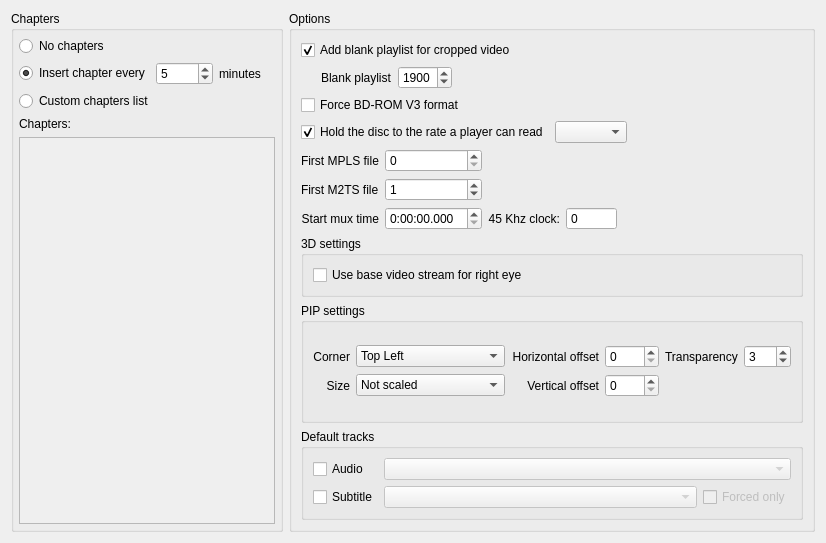
      <widget class="QWidget" name="tab_2">
       <attribute name="title">
        <string>Blu-ray</string>
       </attribute>
       <layout class="QHBoxLayout" name="horizontalLayout_5">
        <item>
         <widget class="QGroupBox" name="groupBox_3">
          <property name="title">
           <string>Chapters</string>
          </property>
          <layout class="QVBoxLayout" name="verticalLayout_11">
           <property name="margin">
            <number>5</number>
           </property>
           <item>
            <widget class="QRadioButton" name="radioButtonNoChapters">
             <property name="text">
              <string>No chapters</string>
             </property>
            </widget>
           </item>
           <item>
            <layout class="QHBoxLayout" name="horizontalLayout_6">
             <item>
              <widget class="QRadioButton" name="radioButtonAutoChapter">
               <property name="text">
                <string>Insert chapter every</string>
               </property>
               <property name="checked">
                <bool>true</bool>
               </property>
              </widget>
             </item>
             <item>
              <widget class="QSpinBox" name="spinEditChapterLen">
               <property name="minimum">
                <number>1</number>
               </property>
               <property name="maximum">
                <number>9999</number>
               </property>
               <property name="value">
                <number>5</number>
               </property>
              </widget>
             </item>
             <item>
              <widget class="QLabel" name="label_4">
               <property name="text">
                <string>minutes</string>
               </property>
              </widget>
             </item>
            </layout>
           </item>
           <item>
            <widget class="QRadioButton" name="radioButtonCustomChapters">
             <property name="text">
              <string>Custom chapters list</string>
             </property>
            </widget>
           </item>
           <item>
            <widget class="QLabel" name="label_9">
             <property name="text">
              <string>Chapters:</string>
             </property>
            </widget>
           </item>
           <item>
            <widget class="QPlainTextEdit" name="memoChapters">
             <property name="enabled">
              <bool>false</bool>
             </property>
             <property name="tabChangesFocus">
              <bool>true</bool>
             </property>
             <property name="tabStopDistance">
              <number>20</number>
             </property>
            </widget>
           </item>
          </layout>
         </widget>
        </item>
        <item>
         <widget class="QGroupBox" name="BDOptionsGroupBox">
          <property name="title">
           <string>Options</string>
          </property>
          <layout class="QVBoxLayout" name="verticalLayout_19">
           <item>
            <widget class="QCheckBox" name="checkBoxBlankPL">
             <property name="text">
              <string>Add blank playlist for cropped video</string>
             </property>
             <property name="checked">
              <bool>true</bool>
             </property>
            </widget>
           </item>
           <item>
            <layout class="QHBoxLayout" name="horizontalLayout_32">
             <item>
              <spacer name="horizontalSpacer_22">
               <property name="orientation">
                <enum>Qt::Horizontal</enum>
               </property>
               <property name="sizeType">
                <enum>QSizePolicy::Fixed</enum>
               </property>
               <property name="sizeHint" stdset="0">
                <size>
                 <width>20</width>
                 <height>20</height>
                </size>
               </property>
              </spacer>
             </item>
             <item>
              <widget class="QLabel" name="BlackplaylistLabel">
               <property name="text">
                <string>Blank playlist</string>
               </property>
              </widget>
             </item>
             <item>
              <widget class="QSpinBox" name="BlackplaylistCombo">
               <property name="minimumSize">
                <size>
                 <width>18</width>
                 <height>0</height>
                </size>
               </property>
               <property name="maximum">
                <number>1999</number>
               </property>
               <property name="value">
                <number>1900</number>
               </property>
              </widget>
             </item>
             <item>
              <spacer name="horizontalSpacer_23">
               <property name="orientation">
                <enum>Qt::Horizontal</enum>
               </property>
               <property name="sizeHint" stdset="0">
                <size>
                 <width>40</width>
                 <height>20</height>
                </size>
               </property>
              </spacer>
             </item>
            </layout>
           </item>
           <item>
             <widget class="QCheckBox" name="checkBoxV3">
               <property name="text">
                 <string>Force BD-ROM V3 format</string>
               </property>
               <property name="checked">
                 <bool>false</bool>
               </property>
             </widget>
           </item>
           <item>
            <layout class="QHBoxLayout" name="horizontalLayoutRateLimit">
             <item>
             <widget class="QCheckBox" name="checkBoxRateLimit">
               <property name="text">
                 <string>Hold the disc to the rate a player can read</string>
               </property>
               <property name="toolTip">
                 <string>A Blu-ray drive only has to supply 48 Mbit/s, and a UHD drive 109. Muxing can ask for more than that in bursts, even from a source that was itself a disc, and such an image plays from a hard disk but may stutter or refuse to start on a standalone player. This paces the disc to the limit, which is what a Blu-ray is authored to. Turn it off only if you know you want the image faster than a player can read.</string>
               </property>
               <property name="checked">
                 <bool>true</bool>
               </property>
             </widget>
             </item>
             <item>
              <widget class="QComboBox" name="comboRateLimit">
               <property name="sizeAdjustPolicy">
                <enum>QComboBox::AdjustToContents</enum>
               </property>
              </widget>
             </item>
             <item>
              <spacer name="horizontalSpacerRateLimit">
               <property name="orientation">
                <enum>Qt::Horizontal</enum>
               </property>
               <property name="sizeHint" stdset="0">
                <size><width>40</width><height>20</height></size>
               </property>
              </spacer>
             </item>
            </layout>
           </item>
           <item>
            <layout class="QGridLayout" name="gridLayout_10">
             <item row="0" column="0">
              <widget class="QLabel" name="label">
               <property name="text">
                <string>First MPLS file</string>
               </property>
               <property name="alignment">
                <set>Qt::AlignLeading|Qt::AlignLeft|Qt::AlignVCenter</set>
               </property>
              </widget>
             </item>
             <item row="0" column="1">
              <widget class="QSpinBox" name="spinBoxMplsNum">
               <property name="sizePolicy">
                <sizepolicy hsizetype="Minimum" vsizetype="Fixed">
                 <horstretch>0</horstretch>
                 <verstretch>0</verstretch>
                </sizepolicy>
               </property>
               <property name="maximum">
                <number>1999</number>
               </property>
              </widget>
             </item>
             <item row="1" column="0">
              <widget class="QLabel" name="label_10">
               <property name="text">
                <string>First M2TS file</string>
               </property>
               <property name="alignment">
                <set>Qt::AlignLeading|Qt::AlignLeft|Qt::AlignVCenter</set>
               </property>
              </widget>
             </item>
             <item row="1" column="1">
              <widget class="QSpinBox" name="spinBoxM2tsNum">
               <property name="sizePolicy">
                <sizepolicy hsizetype="Minimum" vsizetype="Fixed">
                 <horstretch>0</horstretch>
                 <verstretch>0</verstretch>
                </sizepolicy>
               </property>
               <property name="toolTip">
                <string>Number of the first clip (BDMV/STREAM/00001.m2ts). 1 by default: a clip with the same number as the playlist (00000.mpls and 00000.m2ts) makes some media managers, such as tinyMediaManager, read the playlist instead of the film, so they find no video or codecs in the ISO.</string>
               </property>
               <property name="maximum">
                <number>99999</number>
               </property>
               <property name="value">
                <number>1</number>
               </property>
              </widget>
             </item>
             <item row="2" column="1">
              <widget class="QTimeEdit" name="muxTimeEdit">
               <property name="displayFormat">
                <string notr="true">H:mm:ss.zzz</string>
               </property>
              </widget>
             </item>
             <item row="2" column="0">
              <widget class="QLabel" name="label_20">
               <property name="text">
                <string>Start mux time</string>
               </property>
               <property name="alignment">
                <set>Qt::AlignRight|Qt::AlignTrailing|Qt::AlignVCenter</set>
               </property>
              </widget>
             </item>
             <item row="2" column="3">
              <widget class="QSpinBox" name="muxTimeClock">
               <property name="buttonSymbols">
                <enum>QAbstractSpinBox::NoButtons</enum>
               </property>
               <property name="suffix">
                <string/>
               </property>
               <property name="prefix">
                <string/>
               </property>
               <property name="maximum">
                <number>2147483647</number>
               </property>
              </widget>
             </item>
             <item row="2" column="2">
              <widget class="QLabel" name="label_23">
               <property name="text">
                <string>45 Khz clock:</string>
               </property>
               <property name="alignment">
                <set>Qt::AlignRight|Qt::AlignTrailing|Qt::AlignVCenter</set>
               </property>
              </widget>
             </item>
             <item row="2" column="4">
              <spacer name="horizontalSpacer_19">
               <property name="orientation">
                <enum>Qt::Horizontal</enum>
               </property>
               <property name="sizeHint" stdset="0">
                <size>
                 <width>40</width>
                 <height>20</height>
                </size>
               </property>
              </spacer>
             </item>
            </layout>
           </item>
           <item>
            <widget class="QGroupBox" name="groupBox_11">
             <property name="title">
              <string>3D settings</string>
             </property>
             <layout class="QVBoxLayout" name="verticalLayout_20">
              <item>
               <widget class="QCheckBox" name="rightEyeCheckBox">
                <property name="text">
                 <string>Use base video stream for right eye</string>
                </property>
               </widget>
              </item>
             </layout>
            </widget>
           </item>
           <item>
            <widget class="QGroupBox" name="groupBoxPip">
             <property name="minimumSize">
              <size>
               <width>0</width>
               <height>120</height>
              </size>
             </property>
             <property name="title">
              <string>PIP settings</string>
             </property>
             <layout class="QVBoxLayout" name="verticalLayout_23">
              <item>
               <layout class="QGridLayout" name="gridLayout_13">
                <item row="0" column="0">
                 <widget class="QLabel" name="label_24">
                  <property name="text">
                   <string>Corner</string>
                  </property>
                  <property name="alignment">
                   <set>Qt::AlignRight|Qt::AlignTrailing|Qt::AlignVCenter</set>
                  </property>
                 </widget>
                </item>
                <item row="1" column="3">
                 <widget class="QSpinBox" name="spinBoxPipOffsetV">
                  <property name="maximum">
                   <number>9999</number>
                  </property>
                 </widget>
                </item>
                <item row="1" column="2">
                 <widget class="QLabel" name="label_27">
                  <property name="text">
                   <string>Vertical offset</string>
                  </property>
                  <property name="alignment">
                   <set>Qt::AlignRight|Qt::AlignTrailing|Qt::AlignVCenter</set>
                  </property>
                 </widget>
                </item>
                <item row="0" column="1">
                 <widget class="QComboBox" name="comboBoxPipCorner">
                  <item>
                   <property name="text">
                    <string>Top Left</string>
                   </property>
                  </item>
                  <item>
                   <property name="text">
                    <string>Top Right</string>
                   </property>
                  </item>
                  <item>
                   <property name="text">
                    <string>Bottom Right</string>
                   </property>
                  </item>
                  <item>
                   <property name="text">
                    <string>Bottom Left</string>
                   </property>
                  </item>
                 </widget>
                </item>
                <item row="1" column="0">
                 <widget class="QLabel" name="label_26">
                  <property name="text">
                   <string>Size</string>
                  </property>
                  <property name="alignment">
                   <set>Qt::AlignRight|Qt::AlignTrailing|Qt::AlignVCenter</set>
                  </property>
                 </widget>
                </item>
                <item row="1" column="1">
                 <widget class="QComboBox" name="comboBoxPipSize">
                  <item>
                   <property name="text">
                    <string>Not scaled</string>
                   </property>
                  </item>
                  <item>
                   <property name="text">
                    <string>Half (x 1/2)</string>
                   </property>
                  </item>
                  <item>
                   <property name="text">
                    <string>Quarter (x 1/4)</string>
                   </property>
                  </item>
                  <item>
                   <property name="text">
                    <string>One and a Half (x 1.5)</string>
                   </property>
                  </item>
                  <item>
                   <property name="text">
                    <string>Full Screen</string>
                   </property>
                  </item>
                 </widget>
                </item>
                <item row="0" column="2">
                 <widget class="QLabel" name="label_25">
                  <property name="text">
                   <string>Horizontal offset</string>
                  </property>
                  <property name="alignment">
                   <set>Qt::AlignRight|Qt::AlignTrailing|Qt::AlignVCenter</set>
                  </property>
                 </widget>
                </item>
                <item row="0" column="3">
                 <widget class="QSpinBox" name="spinBoxPipOffsetH">
                  <property name="maximum">
                   <number>9999</number>
                  </property>
                 </widget>
                </item>
                <item row="0" column="4">
                 <widget class="QLabel" name="label_30">
                  <property name="text">
                   <string>Transparency</string>
                  </property>
                 </widget>
                </item>
                <item row="0" column="5">
                 <widget class="QSpinBox" name="pipTransparencySpinBox">
                  <property name="maximum">
                   <number>255</number>
                  </property>
                  <property name="value">
                   <number>3</number>
                  </property>
                 </widget>
                </item>
               </layout>
              </item>
             </layout>
            </widget>
           </item>
           <item>
            <widget class="QGroupBox" name="defaultTracksGroupBox">
             <property name="title">
              <string>Default tracks</string>
             </property>
             <layout class="QGridLayout" name="gridLayout_15">
              <item row="1" column="0">
               <widget class="QCheckBox" name="defaultSubTrackCheckBox">
                <property name="text">
                 <string>Subtitle</string>
                </property>
               </widget>
              </item>
              <item row="1" column="2" alignment="Qt::AlignRight">
               <widget class="QCheckBox" name="defaultSubTrackForcedOnlyCheckBox">
                <property name="enabled">
                 <bool>false</bool>
                </property>
                <property name="toolTip">
                 <string>When checked, only subtitles marked as &quot;forced&quot; in the subtitle stream will appear.</string>
                </property>
                <property name="text">
                 <string>Forced only</string>
                </property>
               </widget>
              </item>
              <item row="0" column="0">
               <widget class="QCheckBox" name="defaultAudioTrackCheckBox">
                <property name="text">
                 <string>Audio</string>
                </property>
               </widget>
              </item>
              <item row="1" column="1">
               <widget class="QComboBox" name="defaultSubTrackComboBox">
                <property name="enabled">
                 <bool>false</bool>
                </property>
                <property name="sizePolicy">
                 <sizepolicy hsizetype="MinimumExpanding" vsizetype="Fixed">
                  <horstretch>0</horstretch>
                  <verstretch>0</verstretch>
                 </sizepolicy>
                </property>
               </widget>
              </item>
              <item row="0" column="1" colspan="2">
               <widget class="QComboBox" name="defaultAudioTrackComboBox">
                <property name="enabled">
                 <bool>false</bool>
                </property>
                <property name="sizePolicy">
                 <sizepolicy hsizetype="MinimumExpanding" vsizetype="Fixed">
                  <horstretch>0</horstretch>
                  <verstretch>0</verstretch>
                 </sizepolicy>
                </property>
               </widget>
              </item>
             </layout>
            </widget>
           </item>
          </layout>
         </widget>
        </item>
       </layout>
      </widget>
